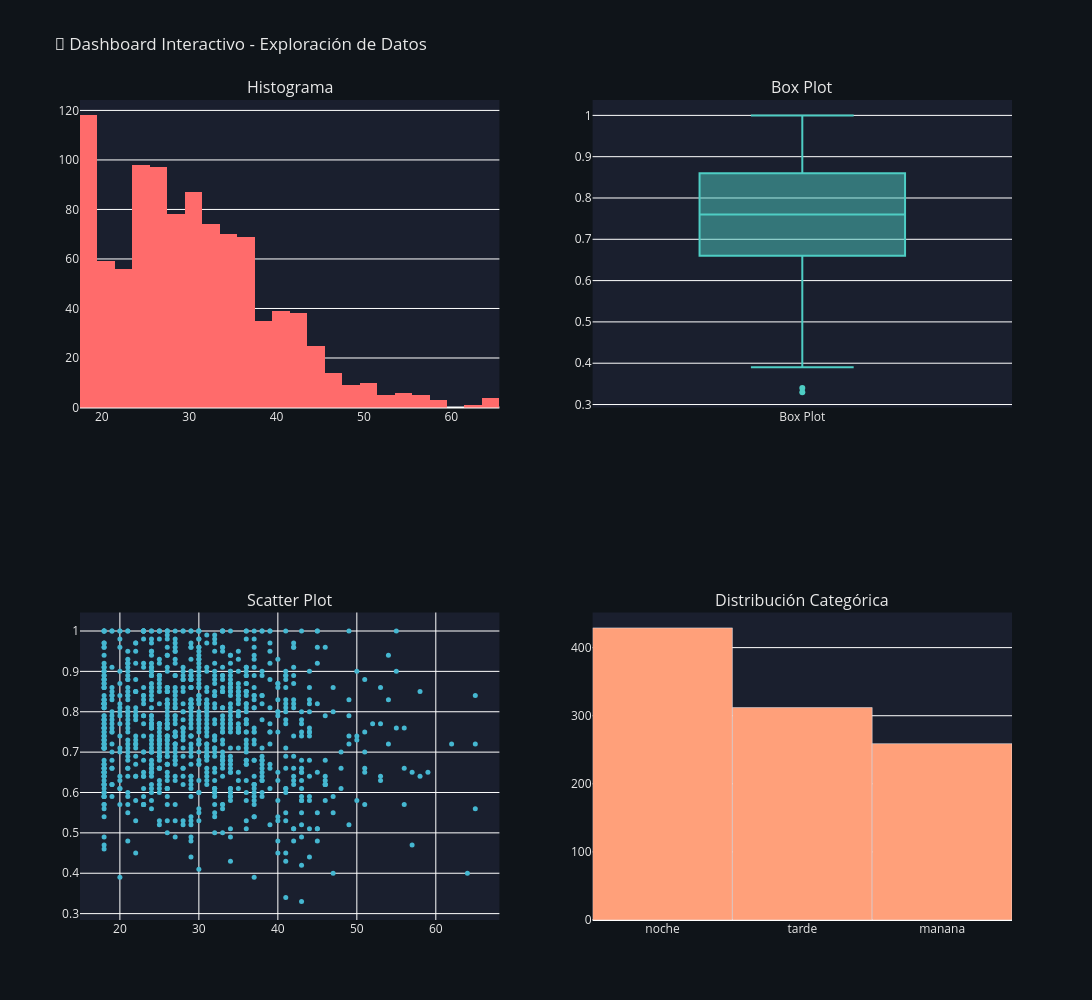

The notebook cell saved with this chart:
### Markdown cell above
##  Dashboard Interactivo - Exploración de Datos

### Code cell
if len(numeric_cols) >= 2 and len(categorical_cols) > 0:
    fig = make_subplots(
        rows=2, cols=2,
        subplot_titles=("Histograma", "Box Plot", "Scatter Plot", "Distribución Categórica"),
        specs=[[{"type": "histogram"}, {"type": "box"}],
               [{"type": "scatter"}, {"type": "bar"}]]
    )
    
    # Histograma
    fig.add_trace(
        go.Histogram(x=df[numeric_cols[0]], name="Distribución", 
                    marker_color=PALETTE[0], nbinsx=30),
        row=1, col=1
    )
    
    # Box Plot
    if len(numeric_cols) > 1:
        fig.add_trace(
            go.Box(y=df[numeric_cols[1]], name="Box Plot",
                  marker_color=PALETTE[1]),
            row=1, col=2
        )
    
    # Scatter
    if len(numeric_cols) >= 2:
        fig.add_trace(
            go.Scatter(x=df[numeric_cols[0]], y=df[numeric_cols[1]],
                      mode='markers', name="Scatter",
                      marker=dict(color=PALETTE[2], size=5)),
            row=2, col=1
        )
    
    # Categorías
    if categorical_cols:
        counts = df[categorical_cols[0]].value_counts()
        fig.add_trace(
            go.Bar(x=counts.index, y=counts.values, name="Conteos",
                  marker_color=PALETTE[3]),
            row=2, col=2
        )
    
    fig.update_layout(
        height=1000,
        width=1200,
        showlegend=False,
        paper_bgcolor="#0F1419",
        plot_bgcolor="#1a1f2e",
        font=dict(color="#E8E8E8"),
        title_text=" Dashboard Interactivo - Exploración de Datos",
    )
    
    fig.show()
else:
    print("Datos insuficientes para dashboard")

### Figure 1 — Plotly figure (JSON) as saved in the notebook; plotly's stock layout.template omitted (floating-point values rounded to 4 significant figures; data arrays with more than 128 entries replaced by an {"elided": "..."} marker saying what was removed)
{"data": [{"marker": {"color": "#FF6B6B"}, "name": "Distribución", "nbinsx": 30, "type": "histogram", "x": {"elided": "1000 int values"}, "xaxis": "x", "yaxis": "y"}, {"marker": {"color": "#4ECDC4"}, "name": "Box Plot", "type": "box", "xaxis": "x2", "y": {"elided": "1000 float values"}, "yaxis": "y2"}, {"marker": {"color": "#45B7D1", "size": 5}, "mode": "markers", "name": "Scatter", "type": "scatter", "x": {"elided": "1000 int values"}, "xaxis": "x3", "y": {"elided": "1000 float values"}, "yaxis": "y3"}, {"marker": {"color": "#FFA07A"}, "name": "Conteos", "type": "bar", "x": ["noche", "tarde", "manana"], "xaxis": "x4", "y": [429, 312, 259], "yaxis": "y4"}], "layout": {"annotations": [{"font": {"size": 16}, "showarrow": false, "text": "Histograma", "x": 0.225, "xanchor": "center", "xref": "paper", "y": 1, "yanchor": "bottom", "yref": "paper"}, {"font": {"size": 16}, "showarrow": false, "text": "Box Plot", "x": 0.775, "xanchor": "center", "xref": "paper", "y": 1, "yanchor": "bottom", "yref": "paper"}, {"font": {"size": 16}, "showarrow": false, "text": "Scatter Plot", "x": 0.225, "xanchor": "center", "xref": "paper", "y": 0.375, "yanchor": "bottom", "yref": "paper"}, {"font": {"size": 16}, "showarrow": false, "text": "Distribución Categórica", "x": 0.775, "xanchor": "center", "xref": "paper", "y": 0.375, "yanchor": "bottom", "yref": "paper"}], "font": {"color": "#E8E8E8"}, "height": 1000, "paper_bgcolor": "#0F1419", "plot_bgcolor": "#1a1f2e", "showlegend": false, "title": {"text": "🎨 Dashboard Interactivo - Exploración de Datos"}, "width": 1200, "xaxis": {"anchor": "y", "domain": [0, 0.45]}, "xaxis2": {"anchor": "y2", "domain": [0.55, 1]}, "xaxis3": {"anchor": "y3", "domain": [0, 0.45]}, "xaxis4": {"anchor": "y4", "domain": [0.55, 1]}, "yaxis": {"anchor": "x", "domain": [0.625, 1]}, "yaxis2": {"anchor": "x2", "domain": [0.625, 1]}, "yaxis3": {"anchor": "x3", "domain": [0, 0.375]}, "yaxis4": {"anchor": "x4", "domain": [0, 0.375]}}}
